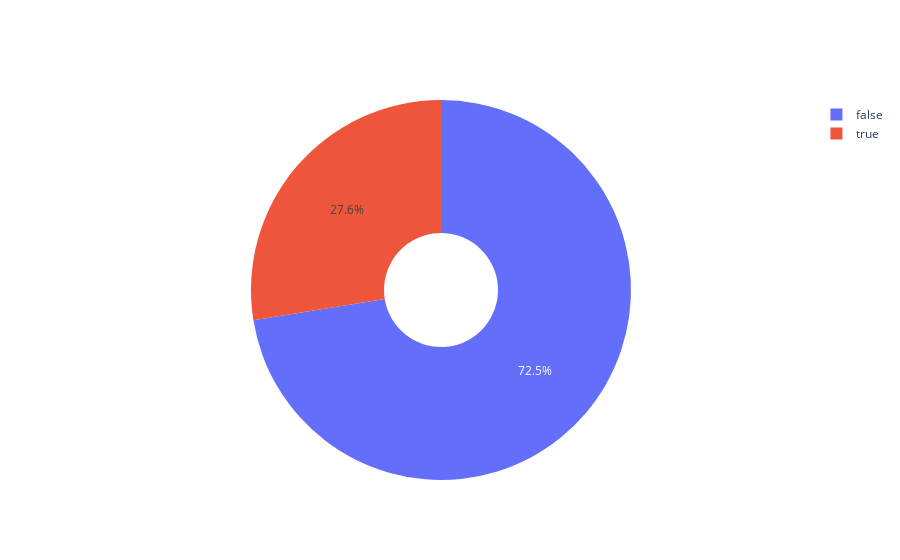

The notebook cell this image was saved under:
### Code cell
values = df_songs['explicit'].value_counts()
keys = df_songs['explicit'].unique()
fig = go.Figure(go.Pie(values= values, labels = keys, hole = 0.3))
fig.show()

### Figure 1 — Plotly figure (JSON) as saved in the notebook; plotly's stock layout.template omitted (floating-point values rounded to 4 significant figures)
{"data": [{"hole": 0.3, "labels": [false, true], "type": "pie", "values": [1449, 551]}], "layout": {}}
